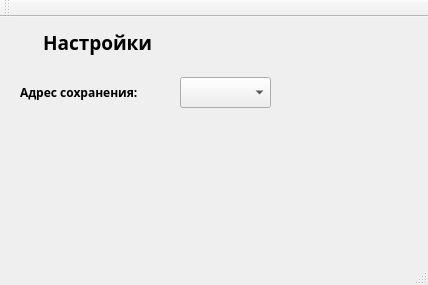
<?xml version="1.0" encoding="UTF-8"?>
<ui version="4.0">
 <class>MainWindow</class>
 <widget class="QMainWindow" name="MainWindow">
  <property name="geometry">
   <rect>
    <x>0</x>
    <y>0</y>
    <width>428</width>
    <height>285</height>
   </rect>
  </property>
  <property name="windowTitle">
   <string/>
  </property>
  <property name="windowIcon">
   <iconset resource="res.qrc">
    <normaloff>:/res/favicon.png</normaloff>:/res/favicon.png</iconset>
  </property>
  <property name="styleSheet">
   <string notr="true">@font-face{
	font-family: AaarghBold;
	src: url(&quot;\Web\www\fonts\aaargh_cyrillic_bold.ttf&quot;);
}</string>
  </property>
  <widget class="QWidget" name="centralWidget">
   <property name="font">
    <font>
     <family>Aaargh</family>
     <weight>75</weight>
     <bold>true</bold>
    </font>
   </property>
   <widget class="QLabel" name="label">
    <property name="geometry">
     <rect>
      <x>20</x>
      <y>10</y>
      <width>171</width>
      <height>31</height>
     </rect>
    </property>
    <property name="font">
     <font>
      <family>Aaargh</family>
      <weight>75</weight>
      <bold>true</bold>
     </font>
    </property>
    <property name="styleSheet">
     <string notr="true">QLabel{
	padding-left:20px;
}</string>
    </property>
    <property name="text">
     <string>&lt;html&gt;&lt;head/&gt;&lt;body&gt;&lt;p&gt;&lt;span style=&quot; font-size:14pt; font-weight:600;&quot;&gt;Настройки&lt;/span&gt;&lt;/p&gt;&lt;/body&gt;&lt;/html&gt;</string>
    </property>
   </widget>
   <widget class="QLabel" name="label_2">
    <property name="geometry">
     <rect>
      <x>20</x>
      <y>60</y>
      <width>151</width>
      <height>31</height>
     </rect>
    </property>
    <property name="font">
     <font>
      <family>Aaargh</family>
      <pointsize>9</pointsize>
     </font>
    </property>
    <property name="styleSheet">
     <string notr="true">QLabel{
	font-family:Aaargh;
}</string>
    </property>
    <property name="text">
     <string>&lt;html&gt;&lt;head/&gt;&lt;body&gt;&lt;p&gt;Адрес сохранения: &lt;/p&gt;&lt;/body&gt;&lt;/html&gt;</string>
    </property>
   </widget>
   <widget class="QComboBox" name="comboBox">
    <property name="geometry">
     <rect>
      <x>180</x>
      <y>60</y>
      <width>91</width>
      <height>31</height>
     </rect>
    </property>
   </widget>
  </widget>
  <widget class="QToolBar" name="mainToolBar">
   <attribute name="toolBarArea">
    <enum>TopToolBarArea</enum>
   </attribute>
   <attribute name="toolBarBreak">
    <bool>false</bool>
   </attribute>
  </widget>
  <widget class="QStatusBar" name="statusBar"/>
 </widget>
 <layoutdefault spacing="6" margin="11"/>
 <resources>
  <include location="res.qrc"/>
 </resources>
 <connections/>
</ui>
